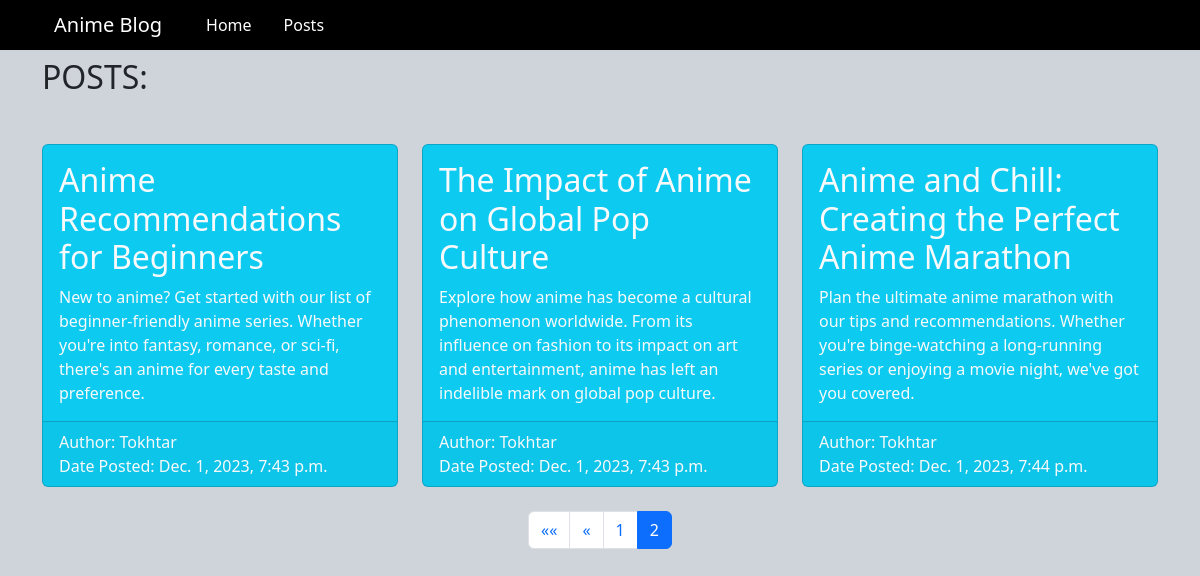
The app's page /posts/?page=2 with its own data.
### my_blog/models.py (models this page shows, shortened)
class Post(models.Model):
    title = models.CharField(max_length=100)
    content = models.TextField()
    date_posted = models.DateTimeField(default=timezone.now)
    author = models.ForeignKey(User, on_delete=models.CASCADE)

### my_blog/views.py (the view)
# urls.py: path("posts/", views.posts, name="posts")
def posts(request):
    all_posts = Post.objects.all()
    posts_per_page = 3
    paginator = Paginator(all_posts, posts_per_page)
    page = request.GET.get('page')
    try:
        posts = paginator.page(page)
    except PageNotAnInteger:
        posts = paginator.page(1)
    except EmptyPage:
        posts = paginator.page(paginator.num_pages)
    context = {
        'posts': posts,
    }
    return render(request, 'posts.html', context)

### templates/posts.html (shortened to what this page needs)
<!DOCTYPE html>
<html lang="en">
  <head>
    <link
      href="https://cdn.jsdelivr.net/npm/bootstrap@5.3.2/dist/css/bootstrap.min.css"
      rel="stylesheet"
    />
  </head>
  <body class="bg-dark-subtle">
    <header class="bg-black">
      <section class="container d-flex align-items-center">
        <nav class="navbar">
          <div class="container-fluid">
            <span class="navbar-brand mb-0 h1 text-white">Anime Blog</span>
          </div>
        </nav>
        <ul class="nav">
          <li class="nav-item">
            <a class="nav-link text-white" href="{% url 'home' %}">Home</a>
          </li>
          <li class="nav-item">
            <a class="nav-link text-white" href="{% url 'posts' %}">Posts</a>
          </li>
        </ul>
      </section>
    </header>
    <main class="container mt-2 w-100">
      <h2 class="w-75">
        POSTS:
      </h2>
      <div class="row row-cols-1 row-cols-md-2 row-cols-lg-3 g-4 mt-4">
        {% if posts %} {% for post in posts %}
        <div class="col">
          <div class="card bg-info text-light">
            <div class="card-body">
              <h2 class="card-title">{{ post.title }}</h2>
              <p class="card-text">{{ post.content }}</p>
            </div>
            <div class="card-footer text-light">
              <p class="mb-0">Author: {{ post.author }}</p>
              <p class="mb-0">Date Posted: {{ post.date_posted }}</p>
            </div>
          </div>
        </div>
        {% endfor %} {% endif %}
      </div>
      <div class="pagination justify-content-center mt-4">
        <ul class="pagination">
          {% if posts.has_previous %}
          <li class="page-item">
            <a class="page-link" href="?page=1" aria-label="First">
              <span aria-hidden="true">&laquo;&laquo;</span>
            </a>
          </li>
          <li class="page-item">
            <a
              class="page-link"
              href="?page={{ posts.previous_page_number }}"
              aria-label="Previous"
            >
              <span aria-hidden="true">&laquo;</span>
            </a>
          </li>
          {% endif %} {% for num in posts.paginator.page_range %}
          <li
            class="page-item {% if num == posts.number %}active text-danger{% endif %}"
          >
            <a class="page-link" href="?page={{ num }}">{{ num }}</a>
          </li>
          {% endfor %}
        </ul>
      </div>
    </main>
  </body>
</html>

### records on screen
Post: title "Anime Recommendations for Beginners", content "New to anime? Get started with our list of beginner-friendly anime series. Whether you're into fantasy, romance, or sci-fi, there's an anime for every taste and preference.", author "Tokhtar", date_posted "Dec. 1, 2023, 7:43 p.m."
Post: title "The Impact of Anime on Global Pop Culture", content "Explore how anime has become a cultural phenomenon worldwide. From its influence on fashion to its impact on art and entertainment, anime has left an indelible mark on global pop culture.", author "Tokhtar", date_posted "Dec. 1, 2023, 7:43 p.m."
Post: title "Anime and Chill: Creating the Perfect Anime Marathon", content "Plan the ultimate anime marathon with our tips and recommendations. Whether you're binge-watching a long-running series or enjoying a movie night, we've got you covered.", author "Tokhtar", date_posted "Dec. 1, 2023, 7:44 p.m."

### other values on screen
{{ num }} "1" "2"
